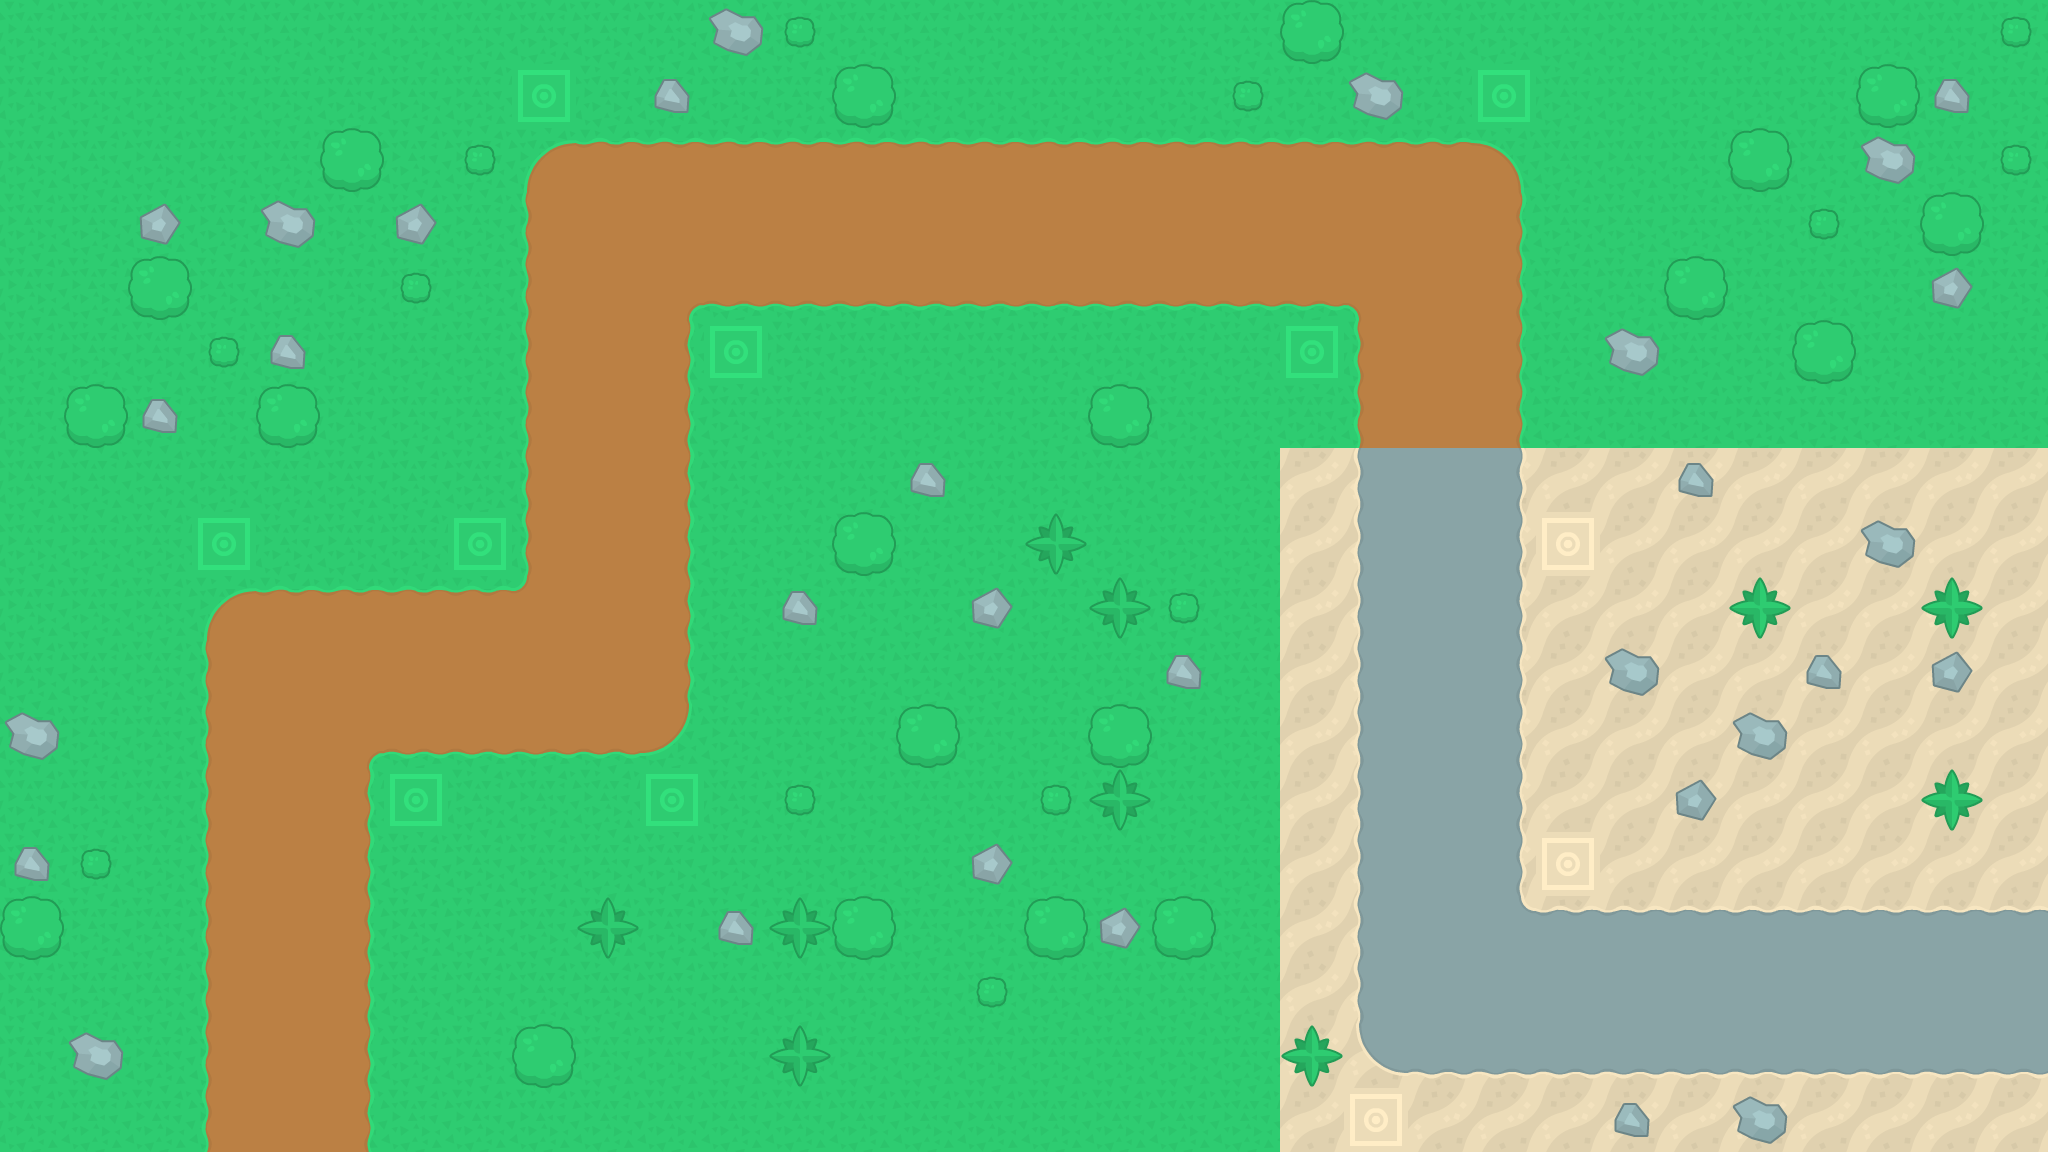

The image is a tile-based game level rendered from a .tmx file. Its description and complete source (layers, tilesets, objects, tile grids) follow:
An orthogonal 32x18 tile map with 64x64 px tiles, 4 tile layers (ground, roads, towers, objects) and 7 objects (2, 3, 4, 5, 6, ...).

<map version="1.2" tiledversion="1.2.4" orientation="orthogonal" renderorder="left-down" width="32" height="18" tilewidth="64" tileheight="64" infinite="0" nextlayerid="11" nextobjectid="19">
 <tileset firstgid="1" name="tiles" tilewidth="64" tileheight="64" tilecount="299" columns="23">
  <image source="tilemap.png" width="1472" height="832" />
 </tileset>
 <layer id="3" name="ground" width="32" height="18">
  <data encoding="csv">
163,163,163,163,163,163,163,163,163,163,163,163,163,163,163,163,163,163,163,163,163,163,163,163,163,163,163,163,163,163,163,163,
163,163,163,163,163,163,163,163,163,163,163,163,163,163,163,163,163,163,163,163,163,163,163,163,163,163,163,163,163,163,163,163,
163,163,163,163,163,163,163,163,163,163,163,163,163,163,163,163,163,163,163,163,163,163,163,163,163,163,163,163,163,163,163,163,
163,163,163,163,163,163,163,163,163,163,163,163,163,163,163,163,163,163,163,163,163,163,163,163,163,163,163,163,163,163,163,163,
163,163,163,163,163,163,163,163,163,163,163,163,163,163,163,163,163,163,163,163,163,163,163,163,163,163,163,163,163,163,163,163,
163,163,163,163,163,163,163,163,163,163,163,163,163,163,163,163,163,163,163,163,163,163,163,163,163,163,163,163,163,163,163,163,
163,163,163,163,163,163,163,163,163,163,163,163,163,163,163,163,163,163,163,163,163,163,163,163,163,163,163,163,163,163,163,163,
163,163,163,163,163,163,163,163,163,163,163,163,163,163,163,163,163,163,163,163,242,163,163,163,242,242,242,242,242,242,242,242,
163,163,163,163,163,163,163,163,163,163,163,163,163,163,163,163,163,163,163,163,242,163,163,163,242,242,242,242,242,242,242,242,
163,163,163,163,163,163,163,163,163,163,163,163,163,163,163,163,163,163,163,163,242,163,163,163,242,242,242,242,242,242,242,242,
163,163,163,163,163,163,163,163,163,163,163,163,163,163,163,163,163,163,163,163,242,163,163,163,242,242,242,242,242,242,242,242,
163,163,163,163,163,163,163,163,163,163,163,163,163,163,163,163,163,163,163,163,242,163,163,163,242,242,242,242,242,242,242,242,
163,163,163,163,163,163,163,163,163,163,163,163,163,163,163,163,163,163,163,163,242,163,163,163,242,242,242,242,242,242,242,242,
163,163,163,163,163,163,163,163,163,163,163,163,163,163,163,163,163,163,163,163,242,163,163,163,242,242,242,242,242,242,242,242,
163,163,163,163,163,163,163,163,163,163,163,163,163,163,163,163,163,163,163,163,242,163,163,163,163,163,163,163,163,163,163,163,
163,163,163,163,163,163,163,163,163,163,163,163,163,163,163,163,163,163,163,163,242,163,163,163,163,163,163,163,163,163,163,163,
163,163,163,163,163,163,163,163,163,163,163,163,163,163,163,163,163,163,163,163,242,163,163,163,163,163,163,163,163,163,163,242,
163,163,163,163,163,163,163,163,163,163,163,163,163,163,163,163,163,163,163,163,242,242,242,242,242,242,242,242,242,242,242,242
</data>
 </layer>
 <layer id="1" name="roads" width="32" height="18">
  <data encoding="csv">
0,0,0,0,0,0,0,0,0,0,0,0,0,0,0,0,0,0,0,0,0,0,0,0,0,0,0,0,0,0,0,0,
0,0,0,0,0,0,0,0,0,0,0,0,0,0,0,0,0,0,0,0,0,0,0,0,0,0,0,0,0,0,0,0,
0,0,0,0,0,0,0,0,4,48,48,48,48,48,48,48,48,48,48,48,48,48,48,5,0,0,0,0,0,0,0,0,
0,0,0,0,0,0,0,0,26,51,51,51,51,51,51,51,51,51,51,51,51,51,51,24,0,0,0,0,0,0,0,0,
0,0,0,0,0,0,0,0,26,51,1,2,2,2,2,2,2,2,2,2,2,3,51,24,0,0,0,0,0,0,0,0,
0,0,0,0,0,0,0,0,26,51,24,0,0,0,0,0,0,0,0,0,0,26,51,24,0,0,0,0,0,0,0,0,
0,0,0,0,0,0,0,0,26,51,24,0,0,0,0,0,0,0,0,0,0,26,51,24,0,0,0,0,0,0,0,0,
0,0,0,0,0,0,0,0,26,51,24,0,0,0,0,0,0,0,0,0,0,243,263,241,0,0,0,0,0,0,0,0,
0,0,0,0,0,0,0,0,26,51,24,0,0,0,0,0,0,0,0,0,0,243,263,241,0,0,0,0,0,0,0,0,
0,0,0,4,48,48,48,48,49,51,24,0,0,0,0,0,0,0,0,0,0,243,258,241,0,0,0,0,0,0,0,0,
0,0,0,26,51,51,51,51,51,51,24,0,0,0,0,0,0,0,0,0,0,243,258,241,0,0,0,0,0,0,0,0,
0,0,0,26,51,1,2,2,2,2,28,0,0,0,0,0,0,0,0,0,0,243,258,241,0,0,0,0,0,0,0,0,
0,0,0,26,51,24,0,0,0,0,0,0,0,0,0,0,0,0,0,0,0,243,258,241,0,0,0,0,0,0,0,0,
0,0,0,26,51,24,0,0,0,0,0,0,0,0,0,0,0,0,0,0,0,243,258,241,0,0,0,0,0,0,0,0,
0,0,0,26,51,24,0,0,0,0,0,0,0,0,0,0,0,0,0,0,0,243,258,264,265,265,265,265,265,265,265,265,
0,0,0,26,51,24,0,0,0,0,0,0,0,0,0,0,0,0,0,0,0,243,258,258,258,258,258,258,258,258,258,258,
0,0,0,26,51,24,0,0,0,0,0,0,0,0,0,0,0,0,0,0,0,244,219,219,219,219,219,219,219,219,219,219,
0,0,0,26,51,24,0,0,0,0,0,0,0,0,0,0,0,0,0,0,0,0,0,0,0,0,0,0,0,0,0,0
</data>
 </layer>
 <layer id="4" name="towers" width="32" height="18">
  <data encoding="csv">
0,0,0,0,0,0,0,0,0,0,0,0,0,0,0,0,0,0,0,0,0,0,0,0,0,0,0,0,0,0,0,0,
0,0,0,0,0,0,0,0,42,0,0,0,0,0,0,0,0,0,0,0,0,0,0,42,0,0,0,0,0,0,0,0,
0,0,0,0,0,0,0,0,0,0,0,0,0,0,0,0,0,0,0,0,0,0,0,0,0,0,0,0,0,0,0,0,
0,0,0,0,0,0,0,0,0,0,0,0,0,0,0,0,0,0,0,0,0,0,0,0,0,0,0,0,0,0,0,0,
0,0,0,0,0,0,0,0,0,0,0,0,0,0,0,0,0,0,0,0,0,0,0,0,0,0,0,0,0,0,0,0,
0,0,0,0,0,0,0,0,0,0,0,42,0,0,0,0,0,0,0,0,42,0,0,0,0,0,0,0,0,0,0,0,
0,0,0,0,0,0,0,0,0,0,0,0,0,0,0,0,0,0,0,0,0,0,0,0,0,0,0,0,0,0,0,0,
0,0,0,0,0,0,0,0,0,0,0,0,0,0,0,0,0,0,0,0,0,0,0,0,0,0,0,0,0,0,0,0,
0,0,0,42,0,0,0,42,0,0,0,0,0,0,0,0,0,0,0,0,0,0,0,0,111,0,0,0,0,0,0,0,
0,0,0,0,0,0,0,0,0,0,0,0,0,0,0,0,0,0,0,0,0,0,0,0,0,0,0,0,0,0,0,0,
0,0,0,0,0,0,0,0,0,0,0,0,0,0,0,0,0,0,0,0,0,0,0,0,0,0,0,0,0,0,0,0,
0,0,0,0,0,0,0,0,0,0,0,0,0,0,0,0,0,0,0,0,0,0,0,0,0,0,0,0,0,0,0,0,
0,0,0,0,0,0,42,0,0,0,42,0,0,0,0,0,0,0,0,0,0,0,0,0,0,0,0,0,0,0,0,0,
0,0,0,0,0,0,0,0,0,0,0,0,0,0,0,0,0,0,0,0,0,0,0,0,111,0,0,0,0,0,0,0,
0,0,0,0,0,0,0,0,0,0,0,0,0,0,0,0,0,0,0,0,0,0,0,0,0,0,0,0,0,0,0,0,
0,0,0,0,0,0,0,0,0,0,0,0,0,0,0,0,0,0,0,0,0,0,0,0,0,0,0,0,0,0,0,0,
0,0,0,0,0,0,0,0,0,0,0,0,0,0,0,0,0,0,0,0,0,0,0,0,0,0,0,0,0,0,0,0,
0,0,0,0,0,0,0,0,0,0,0,0,0,0,0,0,0,0,0,0,0,111,0,0,0,0,0,0,0,0,0,0
</data>
 </layer>
 <layer id="5" name="objects" width="32" height="18">
  <data encoding="csv">
0,0,0,0,0,0,0,0,0,0,0,137,132,0,0,0,0,0,0,0,131,0,0,0,0,0,0,0,0,0,0,132,
0,0,0,0,0,0,0,0,0,0,136,0,0,131,0,0,0,0,0,132,0,137,0,0,0,0,0,0,0,131,136,0,
0,0,0,0,0,131,0,132,0,0,0,0,0,0,0,0,0,0,0,0,0,0,0,0,0,0,0,131,0,137,0,132,
0,0,138,0,137,0,138,0,0,0,0,0,0,0,0,0,0,0,0,0,0,0,0,0,0,0,0,0,132,0,131,0,
0,0,131,0,0,0,132,0,0,0,0,0,0,0,0,0,0,0,0,0,0,0,0,0,0,0,131,0,0,0,138,0,
0,0,0,132,136,0,0,0,0,0,0,0,0,0,0,0,0,0,0,0,0,0,0,0,0,137,0,0,131,0,0,0,
0,131,136,0,131,0,0,0,0,0,0,0,0,0,0,0,0,131,0,0,0,0,0,0,0,0,0,0,0,0,0,0,
0,0,0,0,0,0,0,0,0,0,0,0,0,0,136,0,0,0,0,0,0,0,0,0,0,0,136,0,0,0,0,0,
0,0,0,0,0,0,0,0,0,0,0,0,0,131,0,0,135,0,0,0,0,0,0,0,0,0,0,0,0,137,0,0,
0,0,0,0,0,0,0,0,0,0,0,0,136,0,0,138,0,135,132,0,0,0,0,0,0,0,0,135,0,0,135,0,
0,0,0,0,0,0,0,0,0,0,0,0,0,0,0,0,0,0,136,0,0,0,0,0,0,137,0,0,136,0,138,0,
137,0,0,0,0,0,0,0,0,0,0,0,0,0,131,0,0,131,0,0,0,0,0,0,0,0,0,137,0,0,0,0,
0,0,0,0,0,0,0,0,0,0,0,0,132,0,0,0,132,135,0,0,0,0,0,0,0,0,138,0,0,0,135,0,
136,132,0,0,0,0,0,0,0,0,0,0,0,0,0,138,0,0,0,0,0,0,0,0,0,0,0,0,0,0,0,0,
131,0,0,0,0,0,0,0,0,135,0,136,135,131,0,0,131,138,131,0,0,0,0,0,0,0,0,0,0,0,0,0,
0,0,0,0,0,0,0,0,0,0,0,0,0,0,0,132,0,0,0,0,0,0,0,0,0,0,0,0,0,0,0,0,
0,137,0,0,0,0,0,0,131,0,0,0,135,0,0,0,0,0,0,0,135,0,0,0,0,0,0,0,0,0,0,0,
0,0,0,0,0,0,0,0,0,0,0,0,0,0,0,0,0,0,0,0,0,0,0,0,0,136,0,137,0,0,0,0
</data>
 </layer>
 <objectgroup id="10" name="path">
  <object id="11" name="2" x="286" y="672">
   <point />
  </object>
  <object id="12" name="3" x="600" y="670">
   <point />
  </object>
  <object id="13" name="4" x="606" y="214">
   <point />
  </object>
  <object id="14" name="5" x="1442" y="226">
   <point />
  </object>
  <object id="15" name="6" x="1440" y="1006">
   <point />
  </object>
  <object id="16" name="7" x="2088" y="986">
   <point />
  </object>
  <object id="17" name="1" x="288" y="1186">
   <point />
  </object>
 </objectgroup>
</map>
